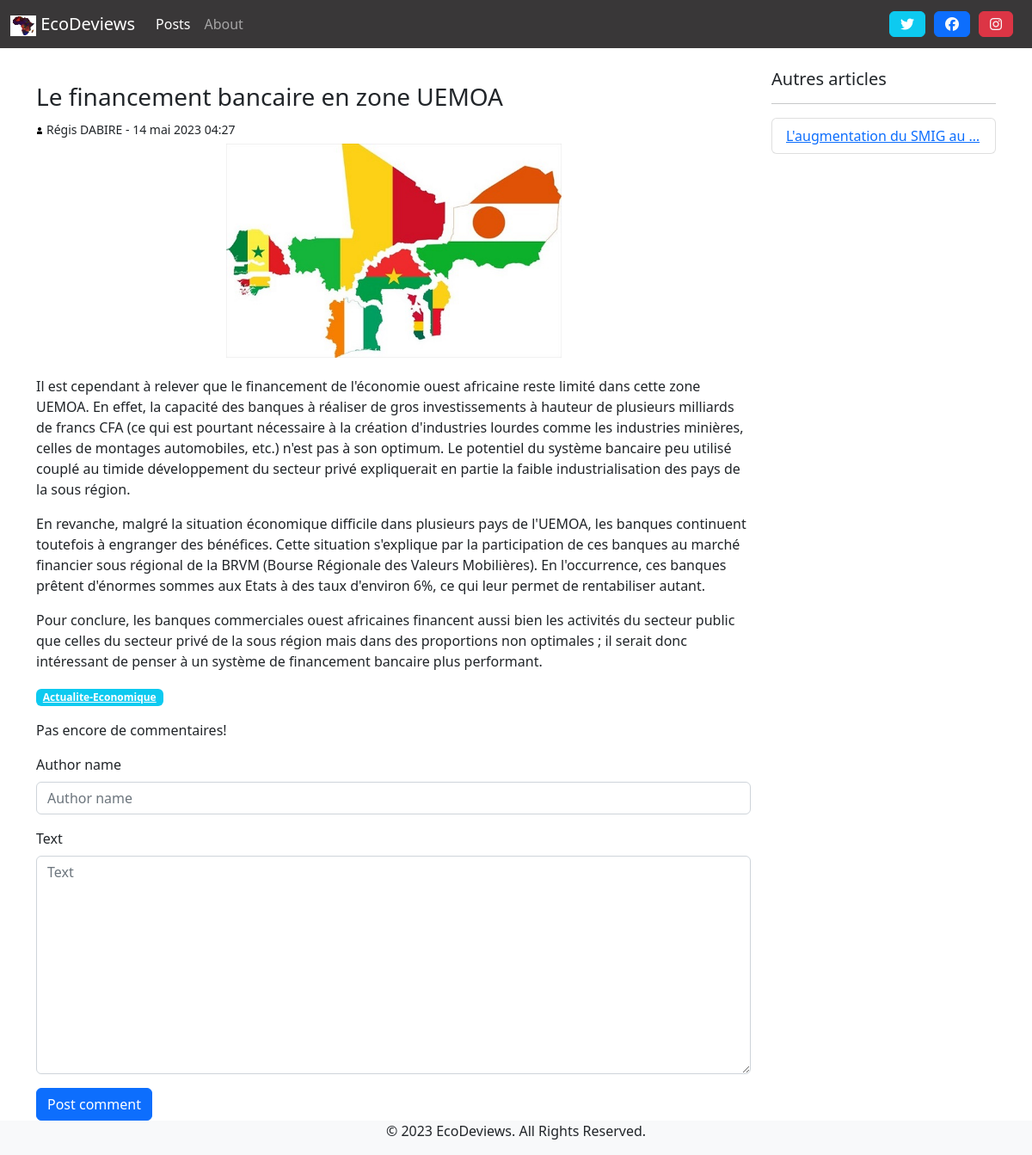
The page /posts/detail/2/ on the database its author committed.
### blog/models.py (models this page shows, shortened)
class Post(models.Model):
    title = models.CharField(max_length=100)
    category = models.ForeignKey('PostCategory',
                                 null=True,
                                 blank=True,
                                 on_delete=models.DO_NOTHING)
    redactor = models.ForeignKey('Redactor',
                                 on_delete=models.DO_NOTHING)
    illustration = models.ImageField(upload_to='posts/', blank=True, null=True)
    published = models.BooleanField(default=False)
    text = models.TextField(blank=True)
    created_at = models.DateTimeField(auto_now_add=True)

class Redactor(models.Model):
    first_name = models.CharField(max_length=50)
    last_name = models.CharField(max_length=50)
    def __str__(self):
        return '{} {}'.format(self.first_name, self.last_name)

class PostCategory(models.Model):
    name = models.CharField(max_length=50)
    def slug(self):
        return slugify(self.name)

### blog/views.py (the view)
# urls.py: path('posts/detail/<int:post_id>/', views.post_detail, name='post-detail'),
def post_detail(request, post_id, message=''):
    post = get_object_or_404(Post, pk=post_id)
    posts_same_category = Post.objects.filter(published=True, category=post.category).exclude(pk=post_id)
    comments = post.comments.exclude(status=Comment.STATUS_HIDDEN)
    if request.method == 'POST':
        comment_form = CommentForm(request.POST)
        if comment_form.is_valid():
            comment = comment_form.save(commit=False)
            comment.post = post
            comment.save()
            args = [post.pk, 'Your comment has been posted!']
            return HttpResponseRedirect(reverse('post-detail-message', args=args) + '#comments')
    else:
        comment_form = CommentForm()
    context = {
        'navigation_items': navigation.navigation_items(navigation.NAV_POSTS),
        'post': post,
        'posts_same_category': posts_same_category,
        'comments': comments,
        'comment_form': comment_form,
        'message': message,
    }
    return render(request, 'blog/post_detail.html', context)

### blog/forms.py
class CommentForm(forms.ModelForm):
    class Meta:
        model = Comment
        fields = ['author_name', 'text', ]

### blog/navigation.py (called while the page is built)
def navigation_items(selected_item):
    items = []
    for name, url in NAV_ITEMS:
        items.append({
            'name': name,
            'url': url,
            'active': True if selected_item == name else False
        })
    return items

### blog/templates/blog/post_detail.html (shortened to what this page needs)
{% extends 'base.html' %}
{% load static %}
{% load django_bootstrap5 %}
{% block content %}
<div class="col-sm-9">
    <div class="mt-3">
        <h3> {{ post.title }}</h3>
        <small>
            <img src="{% static 'img/icon-user.png' %}"
                 class="img-fluid"
                 style="max-width:1%;">
            {{post.redactor}} - {{ post.created_at }}
        </small>
        <img src="{{post.illustration.url}}"
             class="img-fluid rounded mx-auto d-block border border-5 border-white"
             style="max-width: 400px;">
        <p class="text-muted ">
            {{ post.text|linebreaks|safe}}
        </p>
        <a href="{% url 'post-list' post.category.slug %}" class="badge bg-info">
            {{ post.category.name|capfirst }}
        </a>
    </div>
    <div class="mt-3" id="comments">
        <ul class="list-unstyled">
            {% for comment in comments %}
                <li class="media">
                <img class="mr-3" src="{% static 'img/user-placeholder.png' %}">
                <div class="media-body">
                    <h5 class="mt-0 mb-1">
                        {{ comment.author_name }}
                    </h5>
                    <p>
                        <small class="text-muted">{{ comment.created_at}}</small>
                    </p>
                    <p>
                        {% if comment.status == 'moderated' %}
                            <span class="font-weight-light font-italic text-muted">
                                [[Moderated comment: {{ comment.moderation_text }}]]
                            </span>
                        {% else %}
                            {{ comment.text }}
                        {% endif %}
                    </p>
                </div>
                </li>
            {% empty %}
                <li class="media">Pas encore de commentaires!</li>
            {% endfor %}
        </ul>
        <form action="{% url 'post-detail' post.pk %}" method="post" class="form">
            {% bootstrap_form comment_form %}
            {% bootstrap_button button_type="submit" content="Post comment" %}
        </form>
    </div>
</div>
<div class="col-sm-3">
    <h5>Autres articles</h5>
    <hr>
    <ul class="list-group">
        {% for post in posts_same_category %}
            <li class="list-group-item">
                <a href="{% url 'post-detail' post.pk %}" >
                    {{ post.title|truncatewords:4 }}
                </a>
            </li>
        {% empty %}
            This is the only post!
        {% endfor %}
    </ul>
</div>
{% endblock content %}

### rows shown on the page
Post: title "Le financement bancaire en zone UEMOA", redactor "Régis DABIRE", created_at "14 mai 2023 04:27", illustration (picture), text "Il est cependant à relever que le financement de l'économie ouest africaine reste limité dans cette zone UEMOA. En effet, la capacité des banques à réaliser de gros investissements à hauteur de plusieurs milliards de francs CFA (ce qui est pourtant nécessaire à la création d'industries lourdes comme les industries minières, celles de montages automobiles, etc.) n'est pas à son optimum. Le potentiel du système bancaire peu utilisé couplé au timide développement du secteur privé expliquerait en partie la faible industrialisation des pays de la sous région. En revanche, malgré la situation économique difficile dans plusieurs pays de l'UEMOA, les banques continuent toutefois à engranger des…", category.name "Actualite-Economique"
Post: title "L'augmentation du SMIG au …"

### other values the page prints
{{ item.name }} "Posts" "About"
